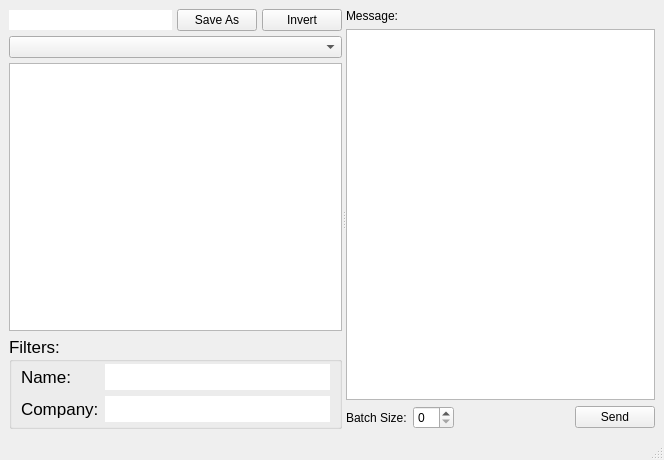
<?xml version="1.0" encoding="UTF-8"?>
<ui version="4.0">
 <class>MainWindow</class>
 <widget class="QMainWindow" name="MainWindow">
  <property name="geometry">
   <rect>
    <x>0</x>
    <y>0</y>
    <width>664</width>
    <height>460</height>
   </rect>
  </property>
  <property name="windowTitle">
   <string>MainWindow</string>
  </property>
  <widget class="QWidget" name="centralwidget">
   <property name="sizePolicy">
    <sizepolicy hsizetype="Expanding" vsizetype="Expanding">
     <horstretch>0</horstretch>
     <verstretch>0</verstretch>
    </sizepolicy>
   </property>
   <layout class="QHBoxLayout" name="horizontalLayout">
    <item>
     <widget class="QSplitter" name="splitter">
      <property name="sizePolicy">
       <sizepolicy hsizetype="Expanding" vsizetype="Expanding">
        <horstretch>0</horstretch>
        <verstretch>0</verstretch>
       </sizepolicy>
      </property>
      <property name="orientation">
       <enum>Qt::Orientation::Horizontal</enum>
      </property>
      <widget class="QWidget" name="layoutWidget">
       <layout class="QVBoxLayout" name="leftVerticalLayout" stretch="0,0,1,0">
        <property name="spacing">
         <number>5</number>
        </property>
        <item>
         <layout class="QHBoxLayout" name="horizontalLayout_2">
          <item>
           <widget class="QLineEdit" name="saveAsLineEdit">
            <property name="frame">
             <bool>false</bool>
            </property>
           </widget>
          </item>
          <item>
           <widget class="QPushButton" name="saveAsPushButton">
            <property name="toolTip">
             <string notr="true" extracomment="Save the current contact list to Settings."/>
            </property>
            <property name="text">
             <string>Save As</string>
            </property>
           </widget>
          </item>
          <item>
           <widget class="QPushButton" name="invertPushButton">
            <property name="text">
             <string>Invert</string>
            </property>
           </widget>
          </item>
         </layout>
        </item>
        <item>
         <widget class="QComboBox" name="listNameComboBox"/>
        </item>
        <item>
         <widget class="QListWidget" name="listWidget">
          <property name="font">
           <font>
            <family>Arial</family>
            <pointsize>13</pointsize>
           </font>
          </property>
         </widget>
        </item>
        <item>
         <widget class="QGroupBox" name="groupBox">
          <property name="sizePolicy">
           <sizepolicy hsizetype="Preferred" vsizetype="MinimumExpanding">
            <horstretch>0</horstretch>
            <verstretch>0</verstretch>
           </sizepolicy>
          </property>
          <property name="font">
           <font>
            <family>Arial</family>
            <pointsize>13</pointsize>
           </font>
          </property>
          <property name="title">
           <string>Filters:</string>
          </property>
          <property name="flat">
           <bool>false</bool>
          </property>
          <property name="checkable">
           <bool>false</bool>
          </property>
          <layout class="QGridLayout" name="gridLayout">
           <property name="topMargin">
            <number>2</number>
           </property>
           <property name="bottomMargin">
            <number>4</number>
           </property>
           <item row="0" column="0">
            <layout class="QFormLayout" name="formLayout">
             <property name="sizeConstraint">
              <enum>QLayout::SizeConstraint::SetNoConstraint</enum>
             </property>
             <property name="fieldGrowthPolicy">
              <enum>QFormLayout::FieldGrowthPolicy::ExpandingFieldsGrow</enum>
             </property>
             <property name="formAlignment">
              <set>Qt::AlignmentFlag::AlignLeading|Qt::AlignmentFlag::AlignLeft|Qt::AlignmentFlag::AlignTop</set>
             </property>
             <item row="1" column="0">
              <widget class="QLabel" name="label">
               <property name="font">
                <font>
                 <family>Arial</family>
                 <pointsize>13</pointsize>
                </font>
               </property>
               <property name="text">
                <string>Company:</string>
               </property>
              </widget>
             </item>
             <item row="1" column="1">
              <widget class="QLineEdit" name="companyLineEdit">
               <property name="sizePolicy">
                <sizepolicy hsizetype="Expanding" vsizetype="Fixed">
                 <horstretch>10</horstretch>
                 <verstretch>0</verstretch>
                </sizepolicy>
               </property>
               <property name="font">
                <font>
                 <family>Arial</family>
                 <pointsize>13</pointsize>
                </font>
               </property>
               <property name="frame">
                <bool>false</bool>
               </property>
              </widget>
             </item>
             <item row="0" column="0">
              <widget class="QLabel" name="label_2">
               <property name="font">
                <font>
                 <family>Arial</family>
                 <pointsize>13</pointsize>
                </font>
               </property>
               <property name="text">
                <string>Name:</string>
               </property>
              </widget>
             </item>
             <item row="0" column="1">
              <widget class="QLineEdit" name="nameLineEdit">
               <property name="font">
                <font>
                 <family>Arial</family>
                 <pointsize>13</pointsize>
                </font>
               </property>
               <property name="frame">
                <bool>false</bool>
               </property>
              </widget>
             </item>
            </layout>
           </item>
          </layout>
         </widget>
        </item>
       </layout>
      </widget>
      <widget class="QWidget" name="layoutWidget">
       <layout class="QVBoxLayout" name="rightVerticalLayout">
        <item>
         <widget class="QLabel" name="messageLabel">
          <property name="enabled">
           <bool>true</bool>
          </property>
          <property name="text">
           <string>Message:</string>
          </property>
         </widget>
        </item>
        <item>
         <widget class="QTextEdit" name="messageTextEdit">
          <property name="font">
           <font>
            <family>Arial</family>
           </font>
          </property>
         </widget>
        </item>
        <item>
         <layout class="QHBoxLayout" name="sendHorizontalLayout">
          <item alignment="Qt::AlignmentFlag::AlignLeft">
           <widget class="QLabel" name="label_3">
            <property name="text">
             <string>Batch Size:</string>
            </property>
           </widget>
          </item>
          <item alignment="Qt::AlignmentFlag::AlignLeft">
           <widget class="QSpinBox" name="batchSizeSpinBox"/>
          </item>
          <item>
           <widget class="QFrame" name="frame">
            <property name="sizePolicy">
             <sizepolicy hsizetype="Preferred" vsizetype="Preferred">
              <horstretch>4</horstretch>
              <verstretch>0</verstretch>
             </sizepolicy>
            </property>
            <property name="frameShape">
             <enum>QFrame::Shape::NoFrame</enum>
            </property>
            <property name="frameShadow">
             <enum>QFrame::Shadow::Plain</enum>
            </property>
           </widget>
          </item>
          <item alignment="Qt::AlignmentFlag::AlignRight">
           <widget class="QPushButton" name="sendButton">
            <property name="text">
             <string>Send</string>
            </property>
           </widget>
          </item>
         </layout>
        </item>
       </layout>
      </widget>
     </widget>
    </item>
   </layout>
  </widget>
  <widget class="QMenuBar" name="menubar">
   <property name="geometry">
    <rect>
     <x>0</x>
     <y>0</y>
     <width>664</width>
     <height>29</height>
    </rect>
   </property>
  </widget>
  <widget class="QStatusBar" name="statusbar">
   <property name="font">
    <font>
     <family>Arial</family>
    </font>
   </property>
  </widget>
 </widget>
 <resources/>
 <connections/>
</ui>
